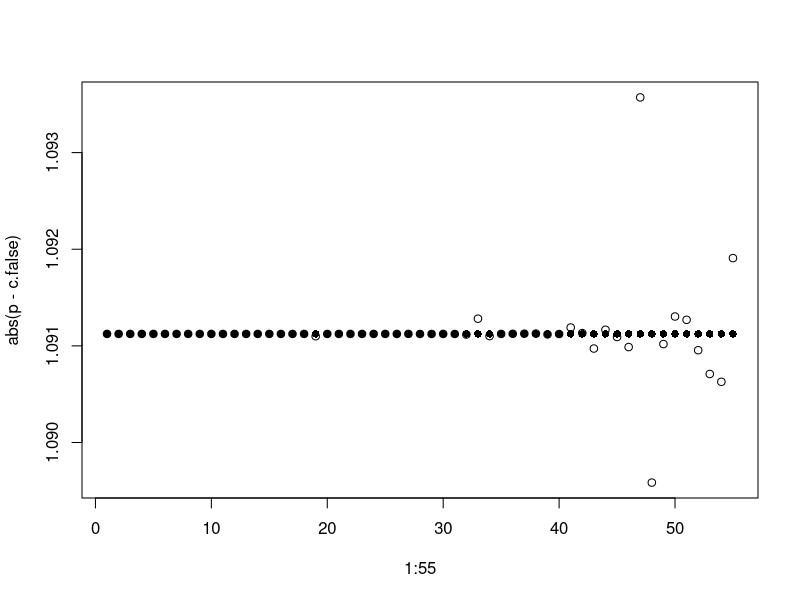

Reproduce this figure in R.
library(elliptic)


### Name: coqueraux
### Title: Fast, conceptually simple, iterative scheme for Weierstrass P
###   functions
### Aliases: coqueraux
### Keywords: math

### ** Examples

 z <- seq(from=1+1i,to=30-10i,len=55)
 p <- P(z,c(0,1))
 c.true <- coqueraux(z,c(0,1),use.fpp=TRUE)
 c.false <- coqueraux(z,c(0,1),use.fpp=FALSE)
 plot(1:55,abs(p-c.false))
 points(1:55,abs(p-c.true),pch=16)
 
